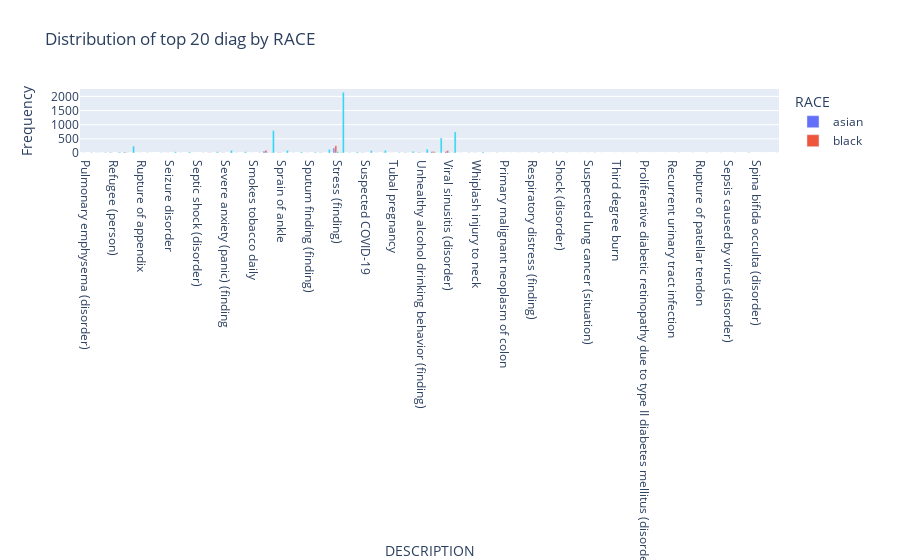

Notebook source saved alongside this figure:
### Code cell
## dist of diag by race on top diag
get_demographic_top20_plot(demo_diag_data_top20,"RACE","DESCRIPTION","Distribution of top 20 diag by RACE")

### Figure 1 — Plotly figure (JSON) as saved in the notebook; plotly's stock layout.template omitted (floating-point values rounded to 4 significant figures)
{"data": [{"alignmentgroup": "True", "hovertemplate": "RACE=asian<br>DESCRIPTION=%{x}<br>Frequency=%{y}<extra></extra>", "legendgroup": "asian", "marker": {"color": "#636efa", "pattern": {"shape": ""}}, "name": "asian", "offsetgroup": "asian", "orientation": "v", "showlegend": true, "textposition": "auto", "type": "bar", "x": ["Pulmonary emphysema (disorder)", "Recurrent rectal polyp", "Refugee (person)", "Risk activity involvement (finding)", "Rupture of appendix", "Seasonal allergic rhinitis", "Seizure disorder", "Sepsis (disorder)", "Septic shock (disorder)", "Served in armed forces (finding)", "Severe anxiety (panic) (finding", "Sinusitis (disorder)", "Smokes tobacco daily", "Social isolation (finding)", "Sprain of ankle", "Sprain of wrist", "Sputum finding (finding)", "Streptococcal sore throat (disorder)", "Stress (finding)", "Stroke", "Suspected COVID-19", "Transport problems (finding)", "Tubal pregnancy", "Unemployed (finding)", "Unhealthy alcohol drinking behavior (finding)", "Victim of intimate partner abuse (finding)", "Viral sinusitis (disorder)", "Wheezing (finding)", "Whiplash injury to neck"], "xaxis": "x", "y": [1, 3, 17, 26, 1, 1, 1, 2, 1, 4, 5, 4, 1, 67, 8, 3, 4, 13, 176, 1, 9, 2, 1, 5, 11, 48, 52, 2, 3], "yaxis": "y"}, {"alignmentgroup": "True", "hovertemplate": "RACE=black<br>DESCRIPTION=%{x}<br>Frequency=%{y}<extra></extra>", "legendgroup": "black", "marker": {"color": "#EF553B", "pattern": {"shape": ""}}, "name": "black", "offsetgroup": "black", "orientation": "v", "showlegend": true, "textposition": "auto", "type": "bar", "x": ["Primary fibromyalgia syndrome", "Primary malignant neoplasm of colon", "Protracted diarrhea", "Pulmonary emphysema (disorder)", "Recurrent rectal polyp", "Refugee (person)", "Respiratory distress (finding)", "Risk activity involvement (finding)", "Rupture of appendix", "Second degree burn", "Seizure disorder", "Sepsis (disorder)", "Served in armed forces (finding)", "Severe anxiety (panic) (finding", "Shock (disorder)", "Sinusitis (disorder)", "Smokes tobacco daily", "Social isolation (finding)", "Spasticity (finding)", "Sprain of ankle", "Sprain of wrist", "Sputum finding (finding)", "Streptococcal sore throat (disorder)", "Stress (finding)", "Stroke", "Suspected COVID-19", "Suspected lung cancer (situation)", "Tear of meniscus of knee", "Third degree burn", "Transformed migraine (disorder)", "Transport problems (finding)", "Tubal pregnancy", "Unemployed (finding)", "Unhealthy alcohol drinking behavior (finding)", "Victim of intimate partner abuse (finding)", "Viral sinusitis (disorder)", "Wheezing (finding)", "Whiplash injury to neck"], "xaxis": "x", "y": [1, 1, 1, 2, 2, 3, 2, 17, 2, 2, 4, 4, 12, 11, 1, 4, 2, 100, 1, 12, 2, 3, 7, 257, 9, 3, 2, 1, 1, 1, 3, 1, 8, 13, 58, 88, 1, 3], "yaxis": "y"}, {"alignmentgroup": "True", "hovertemplate": "RACE=hawaiian<br>DESCRIPTION=%{x}<br>Frequency=%{y}<extra></extra>", "legendgroup": "hawaiian", "marker": {"color": "#00cc96", "pattern": {"shape": ""}}, "name": "hawaiian", "offsetgroup": "hawaiian", "orientation": "v", "showlegend": true, "textposition": "auto", "type": "bar", "x": ["Protracted diarrhea", "Recurrent rectal polyp", "Respiratory distress (finding)", "Risk activity involvement (finding)", "Served in armed forces (finding)", "Social isolation (finding)", "Sprain of ankle", "Streptococcal sore throat (disorder)", "Stress (finding)", "Suspected COVID-19", "Tubal pregnancy", "Unemployed (finding)", "Unhealthy alcohol drinking behavior (finding)", "Victim of intimate partner abuse (finding)", "Viral sinusitis (disorder)"], "xaxis": "x", "y": [1, 1, 1, 3, 1, 17, 2, 1, 45, 1, 1, 2, 3, 17, 15], "yaxis": "y"}, {"alignmentgroup": "True", "hovertemplate": "RACE=native<br>DESCRIPTION=%{x}<br>Frequency=%{y}<extra></extra>", "legendgroup": "native", "marker": {"color": "#ab63fa", "pattern": {"shape": ""}}, "name": "native", "offsetgroup": "native", "orientation": "v", "showlegend": true, "textposition": "auto", "type": "bar", "x": ["Social isolation (finding)", "Stress (finding)", "Unhealthy alcohol drinking behavior (finding)", "Victim of intimate partner abuse (finding)"], "xaxis": "x", "y": [1, 5, 1, 1], "yaxis": "y"}, {"alignmentgroup": "True", "hovertemplate": "RACE=other<br>DESCRIPTION=%{x}<br>Frequency=%{y}<extra></extra>", "legendgroup": "other", "marker": {"color": "#FFA15A", "pattern": {"shape": ""}}, "name": "other", "offsetgroup": "other", "orientation": "v", "showlegend": true, "textposition": "auto", "type": "bar", "x": ["Recurrent rectal polyp", "Refugee (person)", "Severe anxiety (panic) (finding", "Sinusitis (disorder)", "Social isolation (finding)", "Streptococcal sore throat (disorder)", "Stress (finding)", "Transport problems (finding)", "Unemployed (finding)", "Unhealthy alcohol drinking behavior (finding)", "Victim of intimate partner abuse (finding)", "Viral sinusitis (disorder)"], "xaxis": "x", "y": [1, 2, 1, 1, 15, 2, 21, 7, 1, 1, 5, 7], "yaxis": "y"}, {"alignmentgroup": "True", "hovertemplate": "RACE=white<br>DESCRIPTION=%{x}<br>Frequency=%{y}<extra></extra>", "legendgroup": "white", "marker": {"color": "#19d3f3", "pattern": {"shape": ""}}, "name": "white", "offsetgroup": "white", "orientation": "v", "showlegend": true, "textposition": "auto", "type": "bar", "x": ["Primary fibromyalgia syndrome", "Primary malignant neoplasm of colon", "Proliferative diabetic retinopathy due to type II diabetes mellitus (disorder)", "Protracted diarrhea", "Pulmonary emphysema (disorder)", "Pyelonephritis", "Recurrent rectal polyp", "Recurrent urinary tract infection", "Refugee (person)", "Respiratory distress (finding)", "Rheumatoid arthritis", "Risk activity involvement (finding)", "Rupture of appendix", "Rupture of patellar tendon", "Seasonal allergic rhinitis", "Second degree burn", "Secondary malignant neoplasm of colon", "Seizure disorder", "Sepsis (disorder)", "Sepsis caused by virus (disorder)", "Septic shock (disorder)", "Served in armed forces (finding)", "Severe anxiety (panic) (finding", "Shock (disorder)", "Sinusitis (disorder)", "Smokes tobacco daily", "Social isolation (finding)", "Sore throat symptom (finding)", "Spasticity (finding)", "Spina bifida occulta (disorder)", "Sprain of ankle", "Sprain of wrist", "Sputum finding (finding)", "Streptococcal sore throat (disorder)", "Stress (finding)", "Stroke", "Suspected COVID-19", "Suspected lung cancer (situation)", "Third degree burn", "Transformed migraine (disorder)", "Transport problems (finding)", "Tubal pregnancy", "Unemployed (finding)", "Unhealthy alcohol drinking behavior (finding)", "Victim of intimate partner abuse (finding)", "Viral sinusitis (disorder)", "Vomiting symptom (finding)", "Wheezing (finding)", "Whiplash injury to neck"], "xaxis": "x", "y": [7, 1, 1, 4, 13, 1, 16, 6, 29, 17, 4, 243, 10, 7, 10, 20, 3, 42, 34, 5, 5, 42, 93, 5, 44, 11, 789, 13, 4, 1, 89, 38, 28, 129, 2148, 39, 83, 11, 1, 9, 95, 21, 59, 135, 532, 749, 3, 14, 39], "yaxis": "y"}], "layout": {"autosize": true, "barmode": "group", "legend": {"title": {"text": "RACE"}, "tracegroupgap": 0}, "title": {"text": "Distribution of top 20 diag by RACE"}, "xaxis": {"anchor": "y", "autorange": true, "domain": [0, 1], "range": [-0.5, 49.5], "title": {"text": "DESCRIPTION"}, "type": "category"}, "yaxis": {"anchor": "x", "autorange": true, "domain": [0, 1], "range": [0, 2261.0], "title": {"text": "Frequency"}, "type": "linear"}}}
